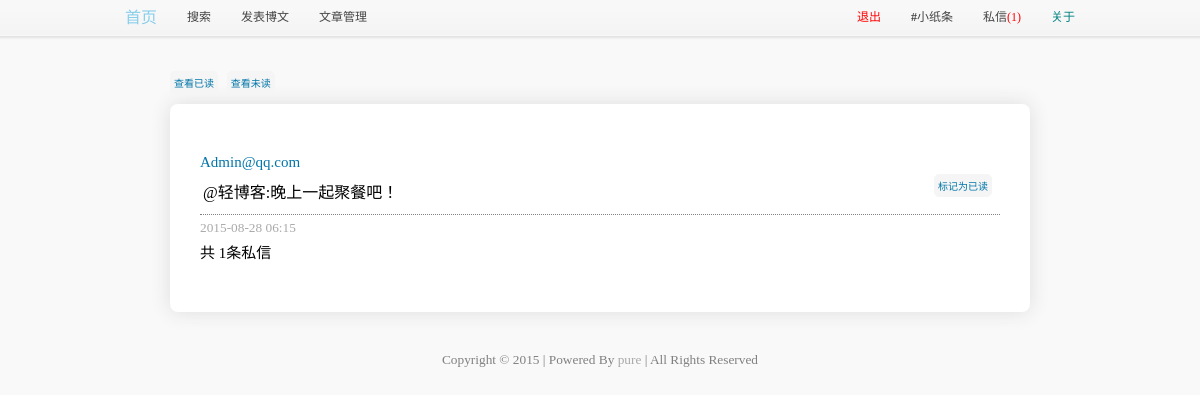
Screenshot of /letter/view.php (signed in) with the database file from the repository.
### tables this page shows
CREATE TABLE IF NOT EXISTS `letter` (
  `id` mediumint(8) unsigned NOT NULL AUTO_INCREMENT,
  `email` char(64) NOT NULL,
  `letter` text NOT NULL,
  `createtime` int(10) unsigned NOT NULL DEFAULT '0',
  `isread` tinyint(1) NOT NULL DEFAULT '0',
  PRIMARY KEY (`id`)
);

### common/config.php (called while the page is built, shortened)
<?php
$Website="http://localhost/blog/";

### letter/config.php (called while the page is built)
<?php
	$Pagesize=5;
?>

### letter/view.php (the view, shortened to what this page needs)
<?php
  require('../common/config.php');
  require('../common/conn.php');
  require('config.php');
  $read=$_GET['read']?$_GET['read']:0;
?>
<html>
<head>
  <link rel="stylesheet" href="../css/style.css">
  <link rel="stylesheet" href="../css/toolbar.css">
</head>
<body>
  <div class="bar"><?php require('../bar/header.php');?></div>
  <br><br><br>
  <div class="bar">
    <div class="tag"><a href="view.php?read=1">查看已读</a></div>
    <div class="tag"><a href="view.php?read=0">查看未读</a></div>
  </div>
  <div id="mainbox">
    <?php
      @$p=$_GET['p']?$_GET['p']:1;
      $offset = ($p-1)*$Pagesize;
      if(!$read)
        $sql = "SELECT * FROM letter where isread = '0' ORDER BY id DESC LIMIT  $offset , $Pagesize";
      else
        $sql = "SELECT * FROM letter where isread = '1' ORDER BY id DESC LIMIT  $offset , $Pagesize";
      $result = $pdo->query($sql);
      while($data = $result->fetch())
      {
        $id = $data['id'];
        $letter = nl2br($data['letter']);
        $email = nl2br($data['email']);
        $isread='<div align="right"><div class="tag"><a href="deal.php?id='.$id.'">标记为已读</a></div></div>';
        $delete='<div align="right"><div class="tag"><a href="deal.php?id='.$id.'&del=1">删除私信</a></div></div>';
        echo '<font color="#0075A9">'.$email.'</font>';
        if(!$read)
          echo '<table width="800px"><tr><td width="90%" align="left">'.$letter.'</td><td width="10%" align="right">'.$isread.'</td></tr></table>';
        else
          echo '<table width="800px"><tr><td width="90%" align="left">'.$letter.'</td><td width="10%" align="right">'.$delete.'</td></tr></table>';
        echo '<div class="line"></div>';
        echo '<div class="createtime">'.date("Y-m-d H:i", $data['createtime']).'</div>';
      }
      if(!$read)
        $count_array=$pdo->query("SELECT count(*) FROM letter WHERE isread = 0")->fetch();
      else
        $count_array=$pdo->query("SELECT count(*) FROM letter WHERE isread = 1")->fetch();
      $letterCount=$count_array[0];
      echo '共 ',$letterCount,'条私信&nbsp;&nbsp;';
    ?>
  </div>
  <div class="bar"><?php require('../bar/footer.php');?></div>
</body>
</html>

### bar/header.php
<?php
  if(isset($_SESSION['user']))
    $login=true;
  else
    $login=false;
  require('conn.php');
  $LetterCount=$pdo->query("SELECT count(*) FROM letter WHERE isread = 0")->fetch();
?>
<header class="topbar">
<div class="wrapper-box">
  <div class="left-box">
    <ul class="menubox">
      <li class="menuitem"><a href="<?php echo $Website;?>" title="返回站点首页"><font size="3" color="skyblue">首页</font></a></li>
      <li class="menuitem"><a href="<?php echo $Website;?>search.php" title="搜索本博客">搜索</a></li>
      <?php
        if($login)
        echo '<li class="menuitem"><a href="'.$Website.'add.php">发表博文</a></li>';
        echo '<li class="menuitem"><a href="'.$Website.'manage/">文章管理</a></li>';
      ?>
    </ul>
  </div>
  <div class="right-box">
    <ul class="navbox">
      <?php
        if($login)
          echo '<li class="navitem"><a href="'.$Website.'common/logout.php"><font color="red">退出</font></a></li>';
        else
          echo '<li class="navitem"><a href="'.$Website.'login.php"><font color="red">登录</font></a></li>';
      ?>
      <li class="navitem"><a href="<?php echo $Website;?>board/" title="传送你的心声，和大家一起分享"><b>#</b>小纸条</a></li>
      <?php
        if ($login)
          echo '<li class="navitem"><a href="'.$Website.'letter/view.php" title="留下你的悄悄话">私信<font color="red">('.$LetterCount[0].')</font></a></li>';
        else
          echo '<li class="navitem"><a href="'.$Website.'letter/" title="留下你的悄悄话">私信</a></li>';
      ?>
      <li class="navitem"><a href="<?php echo $Website;?>common/about.php" title="关于本博客"><font color="teal">关于</font></a></li>
    </ul>
  </div>
</div>
</header>

### bar/footer.php
<div align="center" style="font-size:10pt;color:gray;margin-top:30px;margin-bottom:15px">Copyright &copy; 2015 | Powered By <a href="http://blog.sina.com.cn/puregardenia" target="_blank" style="color:darkgray;text-decoration:none "> pure </a> | All Rights Reserved</div>

### css/style.css (style rules this page uses)
body,button,input,select,textarea { font-size:15px; font-family:"Microsoft Yahei"; }
html { background:#f9f9f9; }
body { margin:0 auto; padding:0px; }
a { text-decoration:none; color:#0075a9 }
.line { border-top: 1px dotted gray; margin-top: 4px; }
#mainbox { overflow:auto; width:800px; margin:0 auto; padding:50px 30px; background:#fff; -moz-border-radius:5px; -webkit-border-radius:8px; -moz-box-shadow:0 0 5px #DDD; -webkit-box-shadow:0 0 5px #DDD; box-shadow:0 0 20px #DDD; }
.tag { font-size:10px; color:#89898b; padding:3px; margin:0 5px 10px 0; border:1px solid #F5F5F5; background:#F5F5F5; display:inline-block; -webkit-border-radius:5px; -moz-border-radius:5px; -border-radius:5px; }
.createtime { font-size:10pt; color:darkgray; margin:5px 0; }

### css/toolbar.css (style rules this page uses)
li { list-style-type:none; }
ul { margin:0;padding:0; }
.bar { max-width:860px; padding-top:10px; margin:0 auto; }
.topbar { width:100%; height:40px; position:fixed; top:0; left:0; }
.wrapper-box { align:center; width:980px; height:35px; margin:0 auto; }
.left-box { float:left;height:35px; }
.left-box .menubox { float:left;height:35px; }
.left-box .menubox .menuitem { float:left; height:35px; font-size:12px; }
.left-box .menubox .menuitem a { float:left; height:35px; line-height:35px; display:block; padding:0 15px; border-bottom:none; color:#454545; }
.right-box { float:right;height:35px; }
.right-box .navbox { float:left;height:35px; }
.right-box .navbox .navitem { float:left; height:35px; font-size:12px; }
.right-box .navbox .navitem a { float:left; height:35px; line-height:35px; display:block; padding:0 15px; border-bottom:none; color:#454545; }

### rows the page displays
letter: email "Admin@qq.com", letter "@轻博客:晚上一起聚餐吧！", createtime "2015-08-28 06:15"

### other values shown
$LetterCount[0] "1"
$letterCount "1"
